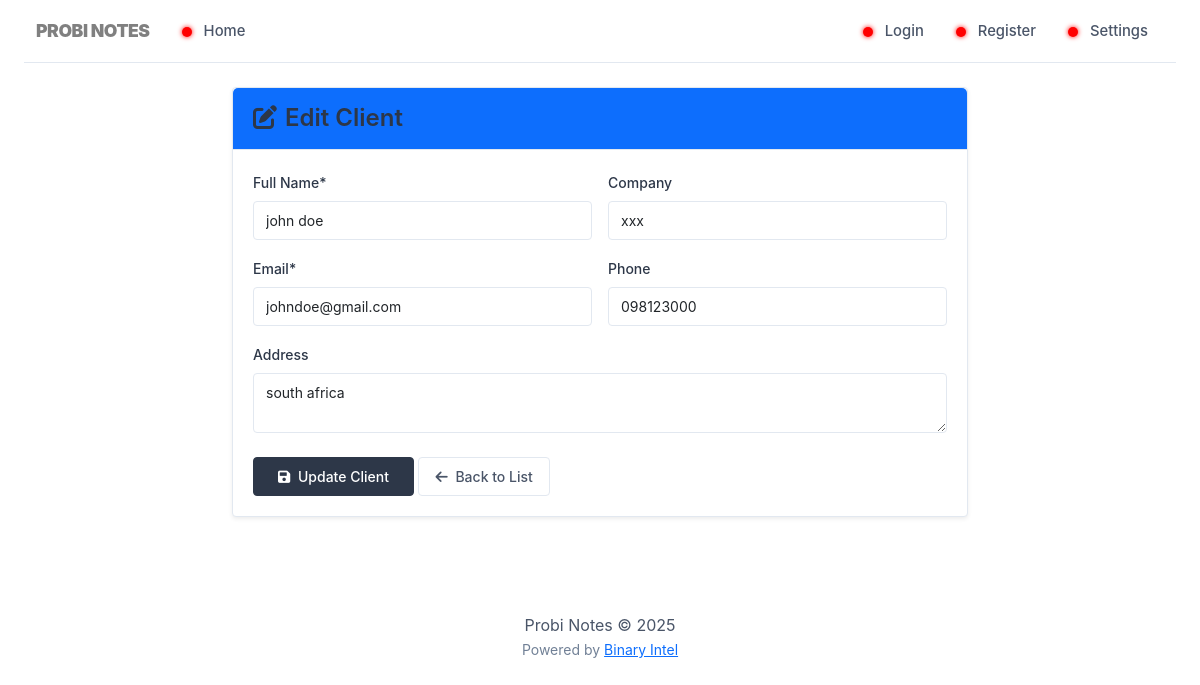
The page /clients/edit.php?id=1 on the database its author committed.
### tables this page shows
CREATE TABLE `customers` (
  `id` int(11) NOT NULL,
  `name` varchar(100) NOT NULL,
  `email` varchar(100) DEFAULT NULL,
  `phone` varchar(20) DEFAULT NULL,
  `address` text DEFAULT NULL,
  `city` varchar(50) DEFAULT NULL,
  `state` varchar(50) DEFAULT NULL,
  `postal_code` varchar(20) DEFAULT NULL,
  `country` varchar(50) DEFAULT 'United States',
  `company` varchar(100) DEFAULT NULL,
  `tax_id` varchar(50) DEFAULT NULL,
  `payment_terms` varchar(50) DEFAULT 'NET 30',
  `notes` text DEFAULT NULL,
  `status` enum('active','inactive','lead') DEFAULT 'active',
  `created_at` timestamp NOT NULL DEFAULT current_timestamp(),
  `updated_at` timestamp NOT NULL DEFAULT current_timestamp() ON UPDATE current_timestamp()
);

### clients/edit.php (the view, shortened to what this page needs)
<?php
require_once '../includes/config.php';
require_once '../includes/header.php';
require_once '../includes/navigation.php';
$id = (int)$_GET['id'];
$stmt = $pdo->prepare("SELECT * FROM customers WHERE id = ?");
$stmt->execute([$id]);
$customer = $stmt->fetch(PDO::FETCH_ASSOC);
?>
<div class="container mt-4">
    <div class="row justify-content-center">
        <div class="col-md-8">
            <div class="card shadow-sm">
                <div class="card-header bg-primary text-white">
                    <h4 class="mb-0"><i class="fas fa-edit me-2"></i>Edit Client</h4>
                </div>
                <div class="card-body">
                    <form method="POST">
                        <div class="row g-3">
                            <div class="col-md-6">
                                <label for="name" class="form-label">Full Name*</label>
                                <input type="text" class="form-control" id="name" name="name" value="<?= htmlspecialchars($customer['name']) ?>" required>
                            </div>
                            <div class="col-md-6">
                                <label for="company" class="form-label">Company</label>
                                <input type="text" class="form-control" id="company" name="company" value="<?= htmlspecialchars($customer['company']) ?>">
                            </div>
                            <div class="col-md-6">
                                <label for="email" class="form-label">Email*</label>
                                <input type="email" class="form-control" id="email" name="email" value="<?= htmlspecialchars($customer['email']) ?>" required>
                            </div>
                            <div class="col-md-6">
                                <label for="phone" class="form-label">Phone</label>
                                <input type="tel" class="form-control" id="phone" name="phone" value="<?= htmlspecialchars($customer['phone']) ?>">
                            </div>
                            <div class="col-12">
                                <label for="address" class="form-label">Address</label>
                                <textarea class="form-control" id="address" name="address" rows="2"><?= htmlspecialchars($customer['address']) ?></textarea>
                            </div>
                            <div class="col-12 mt-4">
                                <button type="submit" class="btn btn-primary px-4">
                                    <i class="fas fa-save me-1"></i> Update Client
                                </button>
                                <a href="list.php" class="btn btn-outline-secondary">
                                    <i class="fas fa-arrow-left me-1"></i> Back to List
                                </a>
                            </div>
                        </div>
                    </form>
                </div>
            </div>
        </div>
    </div>
</div>
<?php require_once '../includes/footer.php'; ?>

### assets/css/style.css (style rules this page uses)
:root { --primary-text: #2d3748; --secondary-text: #4a5568; --border-color: #e2e8f0; --light-bg: #f8fafc; --medium-bg: #edf2f7; --dark-bg: #e2e8f0; --accent-color: #718096; --border-radius: 4px; --shadow-sm: 0 1px 2px 0 rgba(0, 0, 0, 0.05); --shadow-md: 0 4px 6px -1px rgba(0, 0, 0, 0.1); }
body { font-family: 'Inter', -apple-system, BlinkMacSystemFont, 'Segoe UI', Roboto, sans-serif; line-height: 1.5; color: var(--primary-text); background-color: white; padding-top: 0; -webkit-font-smoothing: antialiased; }
h1, h2, h3, h4, h5, h6 { font-weight: 600; color: var(--primary-text); margin-bottom: 1rem; }
.card { border: 1px solid var(--border-color); border-radius: var(--border-radius); background-color: white; box-shadow: var(--shadow-sm); margin-bottom: 1.5rem; }
.card-header { background-color: white; border-bottom: 1px solid var(--border-color); padding: 1rem 1.25rem; font-weight: 600; }
.card-body { padding: 1.25rem; }
.form-control { border: 1px solid var(--border-color); border-radius: var(--border-radius); padding: 0.5rem 0.75rem; font-size: 0.875rem; background-color: white; }
.form-label { font-size: 0.875rem; font-weight: 500; color: var(--primary-text); margin-bottom: 0.5rem; }
.btn { border-radius: var(--border-radius); padding: 0.5rem 1rem; font-size: 0.875rem; font-weight: 500; transition: none; }
.btn-primary { background-color: var(--primary-text); border-color: var(--primary-text); }
.btn-outline-secondary { border-color: var(--border-color); color: var(--secondary-text); }

### includes/header.php (style rules this page uses)
body { opacity: 0; transition: opacity 0.3s ease; }

### rows shown on the page
customers: name "john doe", company "xxx", email "johndoe@gmail.com", phone "098123000", address "south africa"
